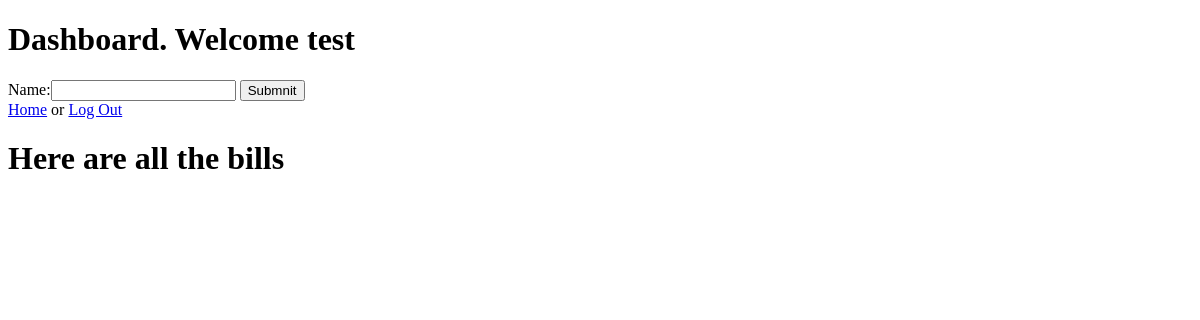
The page /dashboard/ (signed in) on the database as committed earlier.
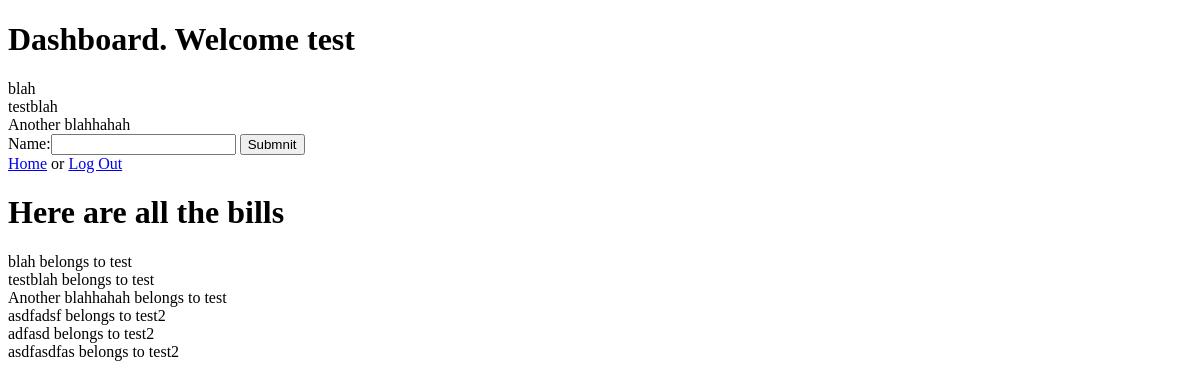
The same page on the database as committed later.
### BillApp/models.py (models this page shows)
class BillModel(models.Model):
    name = models.CharField(max_length=100)
    foreignKey = models.ForeignKey(User, on_delete=models.CASCADE)
    def __str__(self):
        return self.name

### BillApp/views.py (the view)
# urls.py: path('dashboard/', views.dashboard, name="dashboard"),
def dashboard(request):
    if request.method == "POST":
        print(request.POST)
        newBill = BillModel(name = request.POST["name"], foreignKey = request.user)
        newBill.save()
        return redirect("dashboard")
    context = {
        "form": BillForm(),
        "allBills": BillModel.objects.filter(foreignKey=request.user),
        "allBillsInExistance": BillModel.objects.all(),
    }
    return render(request, "BillApp/dashboard.html", context)

### BillApp/forms.py
class BillForm(ModelForm):
    class Meta:
        model = BillModel
        fields = ['name']

### BillApp/templates/BillApp/dashboard.html (shortened to what this page needs)
<!DOCTYPE html>
<html lang="en">
<head>
</head>
<body>
{% if user.is_authenticated %}
    <h1>Dashboard. Welcome {{ user.username}} </h1>
{% for eachBill in allBills %}
{{ eachBill }}<br>
{% endfor %}
<form method="post">
    {{ form }}
    <button>Submnit</button>
</form>
    <a href="{% url 'index' %}">Home</a> or
    <a href="{% url 'logout_user' %}">Log Out</a>
{% else %}
    <h1>Log In <a href="{% url 'login_user' %}">Here</a></h1>
{% endif %}
<h1>Here are all the bills</h1>
{% for eachBill in allBillsInExistance %}
{{ eachBill }} belongs to {{eachBill.foreignKey}}<br>
{% endfor %}
</body>
</html>

Rows that differ between the two databases and show on the page:
added BillModel: name "blah", foreignKey "test"
added BillModel: name "testblah", foreignKey "test"
added BillModel: name "Another blahhahah", foreignKey "test"
added BillModel: name "asdfadsf", foreignKey "test2", shown under "Here are all the bills"
added BillModel: name "adfasd", foreignKey "test2", shown under "Here are all the bills"
added BillModel: name "asdfasdfas", foreignKey "test2", shown under "Here are all the bills"
